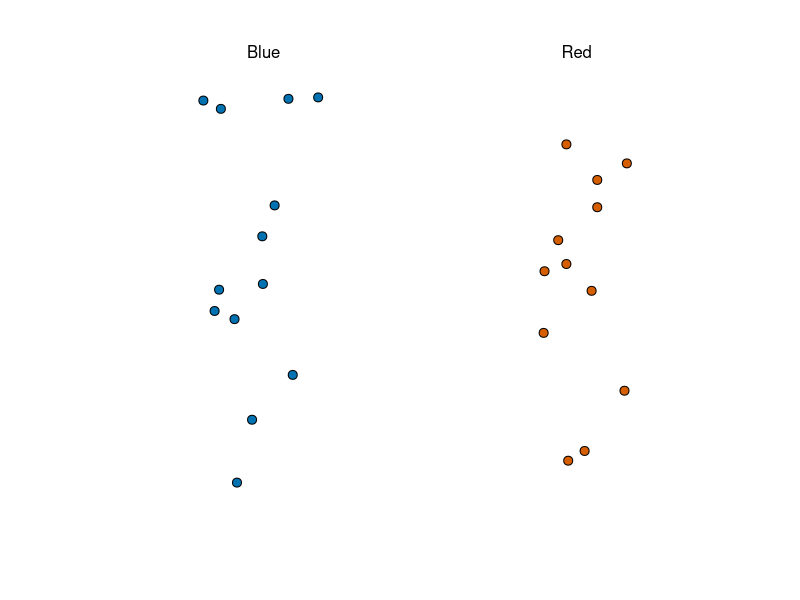
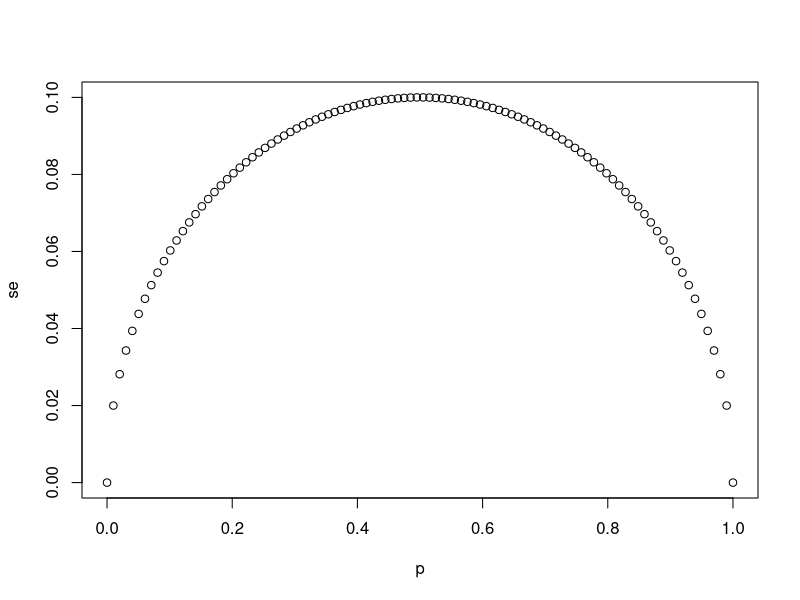
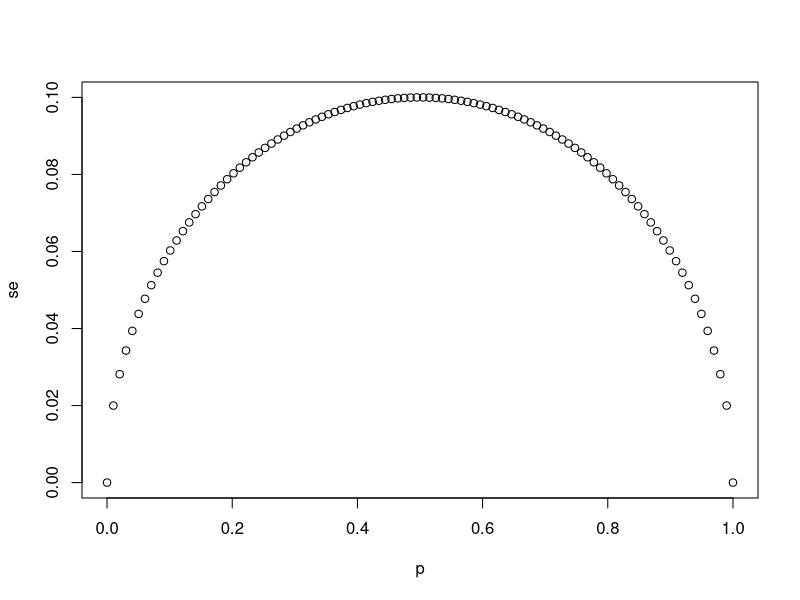
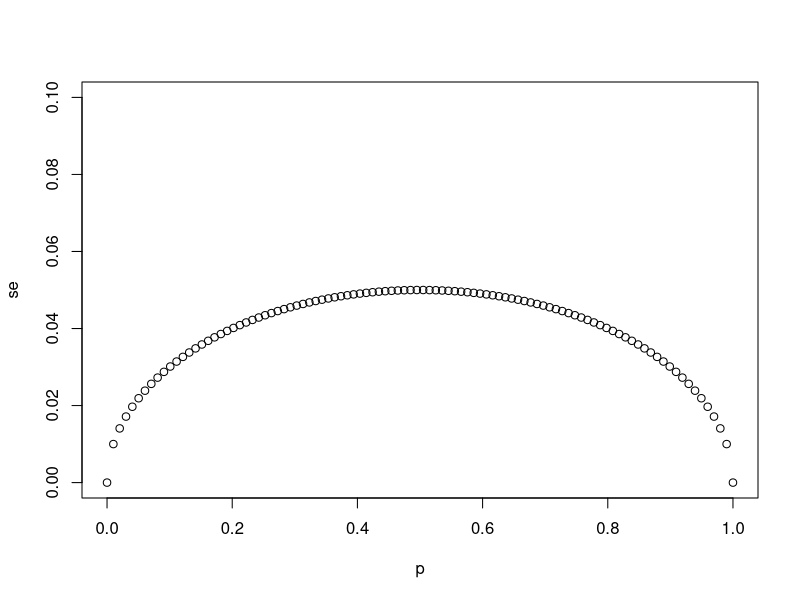
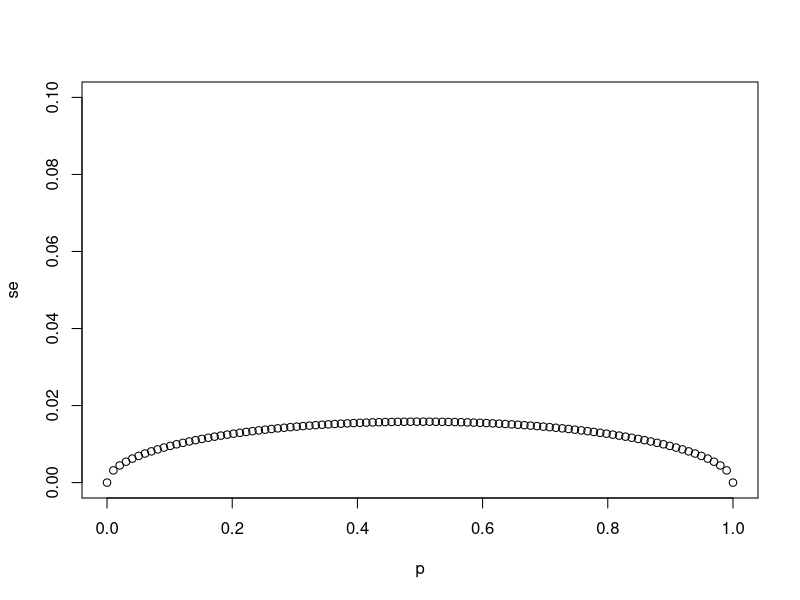
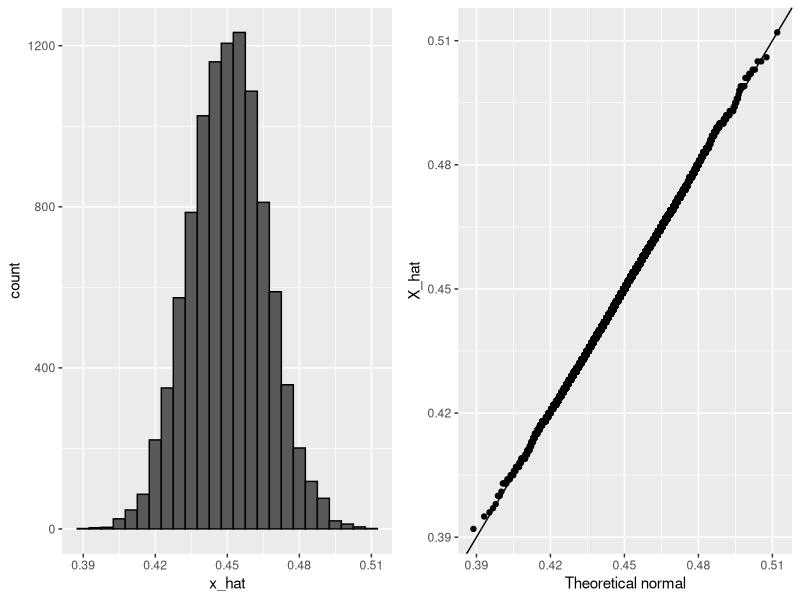
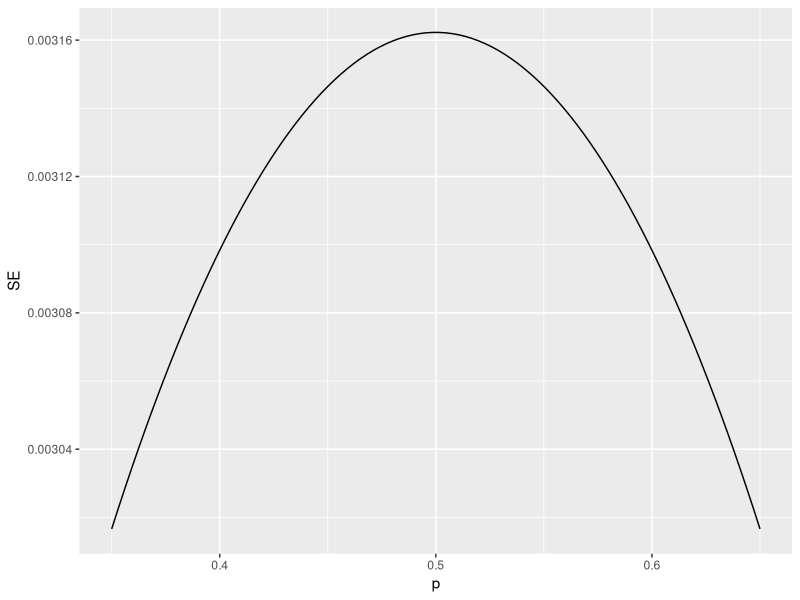
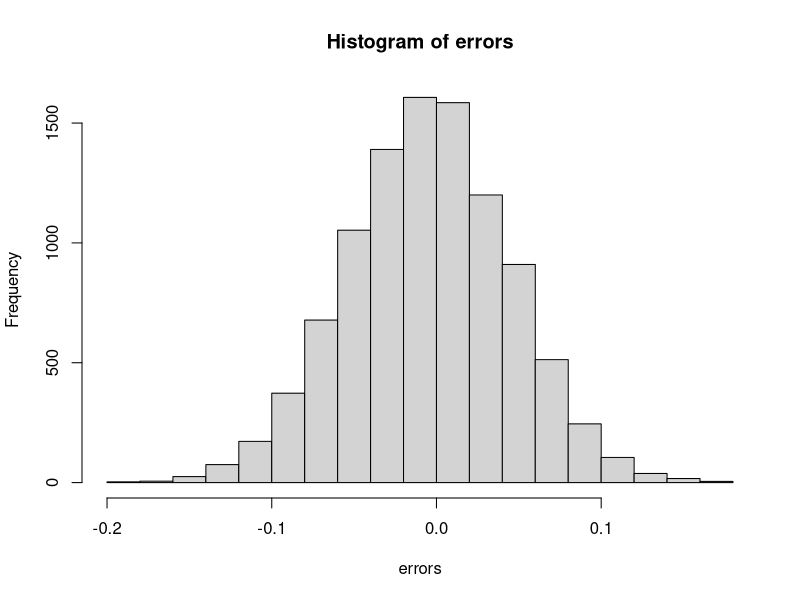

Generate these figures, in order, with R:
## ---- chunk 1
knitr::opts_chunk$set(echo = TRUE)
## ---- chunk 2
if(!require(tidyverse)) install.packages("tidyverse")
if(!require(dslabs)) install.packages("dslabs")

library(tidyverse)
library(dslabs)
take_poll(25)    # draw 25 beads
## ---- chunk 3
# `N` represents the number of people polled
N <- 25

# Create a variable `p` that contains 100 proportions ranging from 0 to 1 using the `seq` function
p <- seq(0, 1, length.out = 100)

# Create a variable `se` that contains the standard error of each sample average
se <- sqrt(p * (1 - p)/N)

# Plot `p` on the x-axis and `se` on the y-axis
plot(p,se)
## ---- chunk 4
# The vector `p` contains 100 proportions of Democrats ranging from 0 to 1 using the `seq` function
p <- seq(0, 1, length = 100)

# The vector `sample_sizes` contains the three sample sizes
sample_sizes <- c(25, 100, 1000)

# Write a for-loop that calculates the standard error `se` for every value of `p` for each of the three samples sizes `N` in the vector `sample_sizes`. Plot the three graphs, using the `ylim` argument to standardize the y-axis across all three plots.
for (N in sample_sizes)
{
se <- sqrt(p * (1 - p)/N)
plot(p,se,ylim = c(0,0.1))
}
## ---- chunk 5
# `N` represents the number of people polled
N <- 25

# `p` represents the proportion of Democratic voters
p <- 0.45

# Calculate the standard error of the spread. Print this value to the console.
2*sqrt((p*(1-p)/N))
## ---- chunk 6
X_hat <- 0.48
se <- sqrt(X_hat*(1-X_hat)/25)
pnorm(0.01/se) - pnorm(-0.01/se)
## ---- chunk 7
p <- 0.45    # unknown p to estimate
N <- 1000

# simulate one poll of size N and determine x_hat
x <- sample(c(0,1), size = N, replace = TRUE, prob = c(1-p, p))
x_hat <- mean(x)

# simulate B polls of size N and determine average x_hat
B <- 10000    # number of replicates
N <- 1000    # sample size per replicate
x_hat <- replicate(B, {
    x <- sample(c(0,1), size = N, replace = TRUE, prob = c(1-p, p))
    mean(x)
})
## ---- chunk 8
if(!require(gridExtra)) install.packages("gridExtra")

library(gridExtra)
p1 <- data.frame(x_hat = x_hat) %>%
    ggplot(aes(x_hat)) +
    geom_histogram(binwidth = 0.005, color = "black")
p2 <- data.frame(x_hat = x_hat) %>%
    ggplot(aes(sample = x_hat)) +
    stat_qq(dparams = list(mean = mean(x_hat), sd = sd(x_hat))) +
    geom_abline() +
    ylab("X_hat") +
    xlab("Theoretical normal")
grid.arrange(p1, p2, nrow=1)
## ---- chunk 9
N <- 100000
p <- seq(0.35, 0.65, length = 100)
SE <- sapply(p, function(x) 2*sqrt(x*(1-x)/N))
data.frame(p = p, SE = SE) %>%
    ggplot(aes(p, SE)) +
    geom_line()
## ---- chunk 10
# Write a function called `take_sample` that takes `p` and `N` as arguements and returns the average value of a randomly sampled population.
take_sample <- function(p, N) {
  x <- sample(c(0,1), size = N, replace = TRUE, prob = c(1-p, p))
  return(mean(x))
}

# Use the `set.seed` function to make sure your answer matches the expected result after random sampling
set.seed(1)

# Define `p` as the proportion of Democrats in the population being polled
p <- 0.45

# Define `N` as the number of people polled
N <- 100

# Call the `take_sample` function to determine the sample average of `N` randomly selected people from a population containing a proportion of Democrats equal to `p`. Print this value to the console.
take_sample(p, N)
## ---- chunk 11
# Define `p` as the proportion of Democrats in the population being polled
p <- 0.45

# Define `N` as the number of people polled
N <- 100

# The variable `B` specifies the number of times we want the sample to be replicated
B <- 10000

# Use the `set.seed` function to make sure your answer matches the expected result after random sampling
set.seed(1)

# Create an objected called `errors` that replicates subtracting the result of the `take_sample` function from `p` for `B` replications
errors <- replicate(B, p - take_sample(p, N))

# Calculate the mean of the errors. Print this value to the console.
mean(errors)
hist(errors)
## ---- chunk 12
# Define `p` as the proportion of Democrats in the population being polled
p <- 0.45

# Define `N` as the number of people polled
N <- 100

# The variable `B` specifies the number of times we want the sample to be replicated
B <- 10000

# Use the `set.seed` function to make sure your answer matches the expected result after random sampling
set.seed(1)

# We generated `errors` by subtracting the estimate from the actual proportion of Democratic voters
errors <- replicate(B, p - take_sample(p, N))

# Calculate the mean of the absolute value of each simulated error. Print this value to the console.
mean(abs(errors))
## ---- chunk 13
# Define `p` as the proportion of Democrats in the population being polled
p <- 0.45

# Define `N` as the number of people polled
N <- 100

# The variable `B` specifies the number of times we want the sample to be replicated
B <- 10000

# Use the `set.seed` function to make sure your answer matches the expected result after random sampling
set.seed(1)

# We generated `errors` by subtracting the estimate from the actual proportion of Democratic voters
errors <- replicate(B, p - take_sample(p, N))

# Calculate the standard deviation of `errors`
sqrt(mean(errors^2))
## ---- chunk 14
# Define `p` as the expected value equal to 0.45
p <- 0.45

# Define `N` as the sample size
N <- 100

# Calculate the standard error
sqrt(p*(1-p)/N)
## ---- chunk 15
# Define `p` as a proportion of Democratic voters to simulate
p <- 0.45

# Define `N` as the sample size
N <- 100

# Use the `set.seed` function to make sure your answer matches the expected result after random sampling
set.seed(1)

# Define `X` as a random sample of `N` voters with a probability of picking a Democrat ('1') equal to `p`
X <- sample(c(0,1), size = N, replace = TRUE, prob = c(1-p, p))

# Define `X_bar` as the average sampled proportion
X_bar <- mean(X)

# Calculate the standard error of the estimate. Print the result to the console.
se <- sqrt((X_bar*(1-X_bar)/N))
se
## ---- chunk 16
N <- seq(100, 5000, len = 100)
p <- 0.5
se <- sqrt(p*(1-p)/N)
plot(se, N)
## ---- chunk 17
# Define `p` as the proportion of Democrats in the population being polled
p <- 0.45

# Define `N` as the number of people polled
N <- 100

# The variable `B` specifies the number of times we want the sample to be replicated
B <- 10000

# Use the `set.seed` function to make sure your answer matches the expected result after random sampling
set.seed(1)

# Generate `errors` by subtracting the estimate from the actual proportion of Democratic voters
errors <- replicate(B, p - take_sample(p, N))

# Generate a qq-plot of `errors` with a qq-line showing a normal distribution
qqnorm(errors)
qqline(errors)
## ---- chunk 18
# Define `p` as the proportion of Democrats in the population being polled
p <- 0.45

# Define `N` as the number of people polled
N <- 100

# Calculate the probability that the estimated proportion of Democrats in the population is greater than 0.5. Print this value to the console.

1-pnorm(0.5, p, sqrt(p*(1-p)/N))
## ---- chunk 19
# Define `N` as the number of people polled
N <-100

# Define `X_hat` as the sample average
X_hat <- 0.51

# Define `se_hat` as the standard error of the sample average
se_hat <- sqrt(X_hat*(1-X_hat)/N)

# Calculate the probability that the error is 0.01 or larger
1-pnorm(0.01,0,se_hat) + pnorm(-0.01,0,se_hat)
## ---- chunk 20
data("nhtemp")
data.frame(year = as.numeric(time(nhtemp)), temperature = as.numeric(nhtemp)) %>%
    ggplot(aes(year, temperature)) +
    geom_point() +
    geom_smooth() +
    ggtitle("Average Yearly Temperatures in New Haven")
## ---- chunk 21
p <- 0.45
N <- 1000
X <- sample(c(0,1), size = N, replace = TRUE, prob = c(1-p, p))    # generate N observations
X_hat <- mean(X)    # calculate X_hat
SE_hat <- sqrt(X_hat*(1-X_hat)/N)    # calculate SE_hat, SE of the mean of N observations
c(X_hat - 2*SE_hat, X_hat + 2*SE_hat)    # build interval of 2*SE above and below mean
## ---- chunk 22
z <- qnorm(0.995)    # calculate z to solve for 99% confidence interval
pnorm(qnorm(0.995))    # demonstrating that qnorm gives the z value for a given probability
pnorm(qnorm(1-0.995))    # demonstrating symmetry of 1-qnorm
pnorm(z) - pnorm(-z)    # demonstrating that this z value gives correct probability for interval
## ---- chunk 23
B <- 10000
inside <- replicate(B, {
    X <- sample(c(0,1), size = N, replace = TRUE, prob = c(1-p, p))
    X_hat <- mean(X)
    SE_hat <- sqrt(X_hat*(1-X_hat)/N)
    between(p, X_hat - 2*SE_hat, X_hat + 2*SE_hat)    # TRUE if p in confidence interval
})
mean(inside)
## ---- chunk 24
N <- 25
X_hat <- 0.48
(2*X_hat - 1) + c(-2, 2)*2*sqrt(X_hat*(1-X_hat)/N)
## ---- chunk 25
N <- 100    # sample size
z <- sqrt(N) * 0.02/0.5    # spread of 0.02
1 - (pnorm(z) - pnorm(-z))
## ---- chunk 26
# Load the data
data(polls_us_election_2016)

# Generate an object `polls` that contains data filtered for polls that ended on or after October 31, 2016 in the United States
polls <- filter(polls_us_election_2016, enddate >= "2016-10-31" & state == "U.S.")

# How many rows does `polls` contain? Print this value to the console.
nrow(polls)

# Assign the sample size of the first poll in `polls` to a variable called `N`. Print this value to the console.
N <- head(polls$samplesize,1)
N

# For the first poll in `polls`, assign the estimated percentage of Clinton voters to a variable called `X_hat`. Print this value to the console.
X_hat <- (head(polls$rawpoll_clinton,1)/100)
X_hat

# Calculate the standard error of `X_hat` and save it to a variable called `se_hat`. Print this value to the console.
se_hat <- sqrt(X_hat*(1-X_hat)/N)
se_hat

# Use `qnorm` to calculate the 95% confidence interval for the proportion of Clinton voters. Save the lower and then the upper confidence interval to a variable called `ci`.
ci <- c(X_hat - qnorm(0.975)*se_hat, X_hat + qnorm(0.975)*se_hat)
ci
## ---- chunk 27
# The `polls` object that filtered all the data by date and nation has already been loaded. Examine it using the `head` function.
head(polls)

# Create a new object called `pollster_results` that contains columns for pollster name, end date, X_hat, se_hat, lower confidence interval, and upper confidence interval for each poll.
polls <- mutate(polls, X_hat = polls$rawpoll_clinton/100, se_hat = sqrt(X_hat*(1-X_hat)/polls$samplesize), lower = X_hat - qnorm(0.975)*se_hat, upper = X_hat + qnorm(0.975)*se_hat)
pollster_results <- select(polls, pollster, enddate, X_hat, se_hat, lower, upper)
pollster_results
## ---- chunk 28
# The `pollster_results` object has already been loaded. Examine it using the `head` function.
head(pollster_results)

# Add a logical variable called `hit` that indicates whether the actual value exists within the confidence interval of each poll. Summarize the average `hit` result to determine the proportion of polls with confidence intervals include the actual value. Save the result as an object called `avg_hit`.
avg_hit <- pollster_results %>% mutate(hit=(lower<0.482 & upper>0.482)) %>% summarize(mean(hit))
avg_hit
## ---- chunk 29
# Add a statement to this line of code that will add a new column named `d_hat` to `polls`. The new column should contain the difference in the proportion of voters.
polls <- polls_us_election_2016 %>% filter(enddate >= "2016-10-31" & state == "U.S.")  %>%
  mutate(d_hat = rawpoll_clinton/100 - rawpoll_trump/100)

# Assign the sample size of the first poll in `polls` to a variable called `N`. Print this value to the console.
N <- polls$samplesize[1]
N

# Assign the difference `d_hat` of the first poll in `polls` to a variable called `d_hat`. Print this value to the console.
d_hat <- polls$d_hat[1]
d_hat

# Assign proportion of votes for Clinton to the variable `X_hat`.
X_hat <- (d_hat+1)/2
X_hat

# Calculate the standard error of the spread and save it to a variable called `se_hat`. Print this value to the console.
se_hat <- 2*sqrt(X_hat*(1-X_hat)/N)
se_hat


# Use `qnorm` to calculate the 95% confidence interval for the difference in the proportions of voters. Save the lower and then the upper confidence interval to a variable called `ci`.
ci <- c(d_hat - qnorm(0.975)*se_hat, d_hat + qnorm(0.975)*se_hat)
ci
## ---- chunk 30
# The subset `polls` data with 'd_hat' already calculated has been loaded. Examine it using the `head` function.
head(polls)

# Create a new object called `pollster_results` that contains columns for pollster name, end date, d_hat, lower confidence interval of d_hat, and upper confidence interval of d_hat for each poll.
d_hat = polls$rawpoll_clinton/100 - polls$rawpoll_trump/100
X_hat = (d_hat + 1) / 2
polls <- mutate(polls, X_hat, se_hat = 2 * sqrt(X_hat * (1 - X_hat) / samplesize), lower = d_hat - qnorm(0.975)*se_hat, upper = d_hat + qnorm(0.975)*se_hat)
pollster_results <- select(polls, pollster, enddate, d_hat, lower, upper)
pollster_results
## ---- chunk 31
# The `pollster_results` object has already been loaded. Examine it using the `head` function.
head(pollster_results)

# Add a logical variable called `hit` that indicates whether the actual value (0.021) exists within the confidence interval of each poll. Summarize the average `hit` result to determine the proportion of polls with confidence intervals include the actual value. Save the result as an object called `avg_hit`.
avg_hit <- pollster_results %>% mutate(hit=(lower<0.021 & upper>0.021)) %>% summarize(mean(hit))
avg_hit
## ---- chunk 32
# The `polls` object has already been loaded. Examine it using the `head` function.
head(polls)

# Add variable called `error` to the object `polls` that contains the difference between d_hat and the actual difference on election day. Then make a plot of the error stratified by pollster.
error <- polls$d_hat - 0.021
polls <- mutate(polls, error)
polls %>% ggplot(aes(x = pollster, y = error)) +
  geom_point() +
  theme(axis.text.x = element_text(angle = 90, hjust = 1))
## ---- chunk 33
# The `polls` object has already been loaded. Examine it using the `head` function.
head(polls)

# Add variable called `error` to the object `polls` that contains the difference between d_hat and the actual difference on election day. Then make a plot of the error stratified by pollster, but only for pollsters who took 5 or more polls.
error <- polls$d_hat - 0.021
polls <- mutate(polls, error)
polls %>% group_by(pollster) %>% filter(n() >= 5) 
polls %>% ggplot(aes(x = pollster, y = error)) +
  geom_point() +
  theme(axis.text.x = element_text(angle = 90, hjust = 1))
## ---- chunk 34
d <- 0.039
Ns <- c(1298, 533, 1342, 897, 774, 254, 812, 324, 1291, 1056, 2172, 516)
p <- (d+1)/2

# calculate confidence intervals of the spread
confidence_intervals <- sapply(Ns, function(N){
    X <- sample(c(0,1), size=N, replace=TRUE, prob = c(1-p, p))
    X_hat <- mean(X)
    SE_hat <- sqrt(X_hat*(1-X_hat)/N)
    2*c(X_hat, X_hat - 2*SE_hat, X_hat + 2*SE_hat) - 1
})

# generate a data frame storing results
polls <- data.frame(poll = 1:ncol(confidence_intervals),
                    t(confidence_intervals), sample_size = Ns)
names(polls) <- c("poll", "estimate", "low", "high", "sample_size")
polls
## ---- chunk 35
d_hat <- polls %>%
    summarize(avg = sum(estimate*sample_size) / sum(sample_size)) %>%
    .$avg

p_hat <- (1+d_hat)/2
moe <- 2*1.96*sqrt(p_hat*(1-p_hat)/sum(polls$sample_size))   
round(d_hat*100,1)
round(moe*100, 1)
## ---- chunk 36
names(polls_us_election_2016)

# keep only national polls from week before election with a grade considered reliable
polls <- polls_us_election_2016 %>%
    filter(state == "U.S." & enddate >= "2016-10-31" &
               (grade %in% c("A+", "A", "A-", "B+") | is.na(grade)))

# add spread estimate
polls <- polls %>%
    mutate(spread = rawpoll_clinton/100 - rawpoll_trump/100)

# compute estimated spread for combined polls
d_hat <- polls %>%
    summarize(d_hat = sum(spread * samplesize) / sum(samplesize)) %>%
    .$d_hat

# compute margin of error
p_hat <- (d_hat+1)/2
moe <- 1.96 * 2 * sqrt(p_hat*(1-p_hat)/sum(polls$samplesize))

# histogram of the spread
polls %>%
    ggplot(aes(spread)) +
    geom_histogram(color="black", binwidth = .01)
## ---- chunk 37
# number of polls per pollster in week before election
polls %>% group_by(pollster) %>% summarize(n())

# plot results by pollsters with at least 6 polls
polls %>% group_by(pollster) %>%
    filter(n() >= 6) %>%
    ggplot(aes(pollster, spread)) +
    geom_point() +
    theme(axis.text.x = element_text(angle = 90, hjust = 1))

# standard errors within each pollster
polls %>% group_by(pollster) %>%
    filter(n() >= 6) %>%
    summarize(se = 2 * sqrt(p_hat * (1-p_hat) / median(samplesize)))
## ---- chunk 38
# collect last result before the election for each pollster
one_poll_per_pollster <- polls %>% group_by(pollster) %>%
    filter(enddate == max(enddate)) %>%      # keep latest poll
    ungroup()

# histogram of spread estimates
one_poll_per_pollster %>%
    ggplot(aes(spread)) + geom_histogram(binwidth = 0.01)

# construct 95% confidence interval
results <- one_poll_per_pollster %>%
    summarize(avg = mean(spread), se = sd(spread)/sqrt(length(spread))) %>%
    mutate(start = avg - 1.96*se, end = avg + 1.96*se)
round(results*100, 1)
## ---- chunk 39
data(heights)

# Make a vector of heights from all males in the population
x <- heights %>% filter(sex == "Male") %>%
  .$height

# Calculate the population average. Print this value to the console.
gemiddelde_lengte <- mean(x)
gemiddelde_lengte

# Calculate the population standard deviation. Print this value to the console.
standaard_deviatie <- sd(x)
standaard_deviatie
## ---- chunk 40
# The vector of all male heights in our population `x` has already been loaded for you. You can examine the first six elements using `head`.
head(x)

# Use the `set.seed` function to make sure your answer matches the expected result after random sampling
set.seed(1)

# Define `N` as the number of people measured
N <- 50

# Define `X` as a random sample from our population `x`
X <- sample(x, N, replace = TRUE)
X

# Calculate the sample average. Print this value to the console.
mu <- mean(X)
mu

# Calculate the sample standard deviation. Print this value to the console.
sigma <- sd(X)
sigma
## ---- chunk 41
# The vector of all male heights in our population `x` has already been loaded for you. You can examine the first six elements using `head`.
head(x)

# Use the `set.seed` function to make sure your answer matches the expected result after random sampling
set.seed(1)

# Define `N` as the number of people measured
N <- 50

# Define `X` as a random sample from our population `x`
X <- sample(x, N, replace = TRUE)

# Define `se` as the standard error of the estimate. Print this value to the console.
X_hat <- mean(X)
se <- sd(X)/sqrt(N)
se

# Construct a 95% confidence interval for the population average based on our sample. Save the lower and then the upper confidence interval to a variable called `ci`.
# Construct a 95% confidence interval for the population average based on our sample. Save the lower and then the upper confidence interval to a variable called `ci`.
ci <- c(qnorm(0.025, X_hat, se), qnorm(0.975, X_hat, se))
ci
## ---- chunk 42
# Define `mu` as the population average
mu <- mean(x)

# Use the `set.seed` function to make sure your answer matches the expected result after random sampling
set.seed(1)

# Define `N` as the number of people measured
N <- 50

# Define `B` as the number of times to run the model
B <- 10000

# Define an object `res` that contains a logical vector for simulated intervals that contain mu
res <- replicate(B, {
  X <- sample(x, N, replace = TRUE)
  se <- sd(X) / sqrt(N)
  interval <- c(qnorm(0.025, mean(X), se) , qnorm(0.975, mean(X), se))
  between(mu, interval[1], interval[2])
})

# Calculate the proportion of results in `res` that include mu. Print this value to the console.
mean(res)
## ---- chunk 43
# These lines of code filter for the polls we want and calculate the spreads
polls <- polls_us_election_2016 %>% 
  filter(pollster %in% c("Rasmussen Reports/Pulse Opinion Research","The Times-Picayune/Lucid") &
           enddate >= "2016-10-15" &
           state == "U.S.") %>% 
  mutate(spread = rawpoll_clinton/100 - rawpoll_trump/100) 

# Make a boxplot with points of the spread for each pollster
polls %>% ggplot(aes(pollster, spread)) + geom_boxplot() + geom_point()
## ---- chunk 44
# The `polls` data have already been loaded for you. Use the `head` function to examine them.
head(polls)

# Create an object called `sigma` that contains a column for `pollster` and a column for `s`, the standard deviation of the spread
sigma <- polls %>% group_by(pollster) %>% summarize(s = sd(spread))

# Print the contents of sigma to the console
sigma
## ---- chunk 45
# The `polls` data have already been loaded for you. Use the `head` function to examine them.
head(polls)

# Create an object called `res` that summarizes the average, standard deviation, and number of polls for the two pollsters.
res <- polls %>% group_by(pollster) %>% summarise(avg = mean(spread), s = sd(spread), N=n())

# Store the difference between the larger average and the smaller in a variable called `estimate`. Print this value to the console.
estimate <- max(res$avg) - min(res$avg)
estimate

# Store the standard error of the estimates as a variable called `se_hat`. Print this value to the console.
se_hat <- sqrt(res$s[2]^2/res$N[2] + res$s[1]^2/res$N[1])
se_hat

# Calculate the 95% confidence interval of the spreads. Save the lower and then the upper confidence interval to a variable called `ci`.
ci <- c(estimate - qnorm(0.975)*se_hat, estimate + qnorm(0.975)*se_hat)
ci
## ---- chunk 46
# We made an object `res` to summarize the average, standard deviation, and number of polls for the two pollsters.
res <- polls %>% group_by(pollster) %>% 
  summarize(avg = mean(spread), s = sd(spread), N = n()) 

# The variables `estimate` and `se_hat` contain the spread estimates and standard error, respectively.
estimate <- res$avg[2] - res$avg[1]
se_hat <- sqrt(res$s[2]^2/res$N[2] + res$s[1]^2/res$N[1])

# Calculate the p-value
2 * (1 - pnorm(estimate / se_hat, 0, 1))
## ---- chunk 47
# Execute the following lines of code to filter the polling data and calculate the spread
polls <- polls_us_election_2016 %>% 
  filter(enddate >= "2016-10-15" &
           state == "U.S.") %>%
  group_by(pollster) %>%
  filter(n() >= 5) %>% 
  mutate(spread = rawpoll_clinton/100 - rawpoll_trump/100) %>%
  ungroup()

# Create an object called `var` that contains columns for the pollster, mean spread, and standard deviation. Print the contents of this object to the console.
var <- polls %>% group_by(pollster) %>% summarise(avg = mean(spread), s = sd(spread))
var
## ---- chunk 48
# suggested libraries and options
library(tidyverse)
options(digits = 3)
# load brexit_polls object
library(dslabs)
data(brexit_polls)
## ---- chunk 49
p <- 0.481    # official proportion voting "Remain"
d <- 2*p-1    # official spread
## ---- chunk 50
# The final proportion of voters choosing "Remain" was p=0.481. Consider a poll with a sample of N=1500 voters.
N <- 1500
# What is the expected total number of voters in the sample choosing "Remain"?
nb_remain <- N*p
nb_remain
# What is the standard error of the total number of voters in the sample choosing "Remain"?
se_remain <- sqrt(N*p*(1-p))
se_remain
# What is the expected value of X_bar, the proportion of "Remain" voters?
X_bar <- p
X_bar
# What is the standard error of X_bar, the proportion of "Remain" voters?
se <- sqrt(p*(1-p)/N)
se
# What is the expected value of d, the spread between the proportion of "Remain" voters and "Leave" voters?
d <- 2*p-1
d
# What is the standard error of d, the spread between the proportion of "Remain" voters and "Leave" voters?
2 * se
## ---- chunk 51
head(brexit_polls)
brexit_polls <- brexit_polls %>%
        mutate(x_hat = (spread+1)/2)
# What is the average of the observed spreads (spread)?
mean(brexit_polls$spread)
 
# What is the standard deviation of the observed spreads?
sd(brexit_polls$spread)
# What is the average of x_hat, the estimates of the parameter p?
mean(brexit_polls$x_hat)
 
# What is the standard deviation of x_hat?
sd(brexit_polls$x_hat)
## ---- chunk 52
brexit_polls[1,]
# Use qnorm to compute the 95% confidence interval for X_hat.
# What is the lower bound of the 95% confidence interval?
brexit_polls[1,]$x_hat - qnorm(.975) * sqrt(brexit_polls[1,]$x_hat *(1-brexit_polls[1,]$x_hat)/brexit_polls[1,]$samplesize)
 
# What is the upper bound of the 95% confidence interval?
brexit_polls[1,]$x_hat + qnorm(.975) * sqrt(brexit_polls[1,]$x_hat *(1-brexit_polls[1,]$x_hat)/brexit_polls[1,]$samplesize)
 
# Does the 95% confidence interval predict a winner (does not cover p=0.5)? Does the 95% confidence interval cover the true value of p observed during the referendum?
# A: The interval predicts a winner but does not cover the true value of p
## ---- chunk 53
# suggested libraries and options
library(tidyverse)
options(digits = 3)
# load brexit_polls object and add x_hat column
library(dslabs)
data(brexit_polls)
brexit_polls <- brexit_polls %>%
    mutate(x_hat = (spread + 1)/2)
# final proportion voting "Remain"
p <- 0.481
## ---- chunk 54
d <- -0.038
june_polls <- brexit_polls %>%
  filter(enddate > "2016-06-01")
june_polls <- june_polls %>%
  mutate(se_x_hat = sqrt(x_hat*(1-x_hat)/samplesize),
           se_spread = 2 * se_x_hat,
           lower = spread - qnorm(.975) * se_spread,
           upper = spread + qnorm(.975) * se_spread,
           hit = (lower<=d & upper>=d))
head(june_polls)
# How many polls are in june_polls?
nrow(june_polls)
# What proportion of polls have a confidence interval that covers the value 0?
june_polls %>% summarize(mean(lower<=0 & upper>=0))
# What proportion of polls predict "Remain" (confidence interval entirely above 0)?
june_polls %>% summarize(mean(lower>0))
# What proportion of polls have a confidence interval covering the true value of d?
june_polls %>% summarize(mean(hit))
## ---- chunk 55
june_polls %>%
  group_by(pollster) %>%
  summarize(hit_rate=mean(hit), n()) %>%
  arrange(hit_rate)
## ---- chunk 56
june_polls %>% group_by(poll_type) %>%
  ggplot(aes(poll_type,spread)) +
  geom_boxplot()
## ---- chunk 57
combined_by_type <- june_polls %>%
        group_by(poll_type) %>%
        summarize(N = sum(samplesize),
                  spread = sum(spread*samplesize)/N,
                  p_hat = (spread + 1)/2)
res <- combined_by_type %>%
  mutate(
    se_spread = 2 * sqrt(p_hat * (1-p_hat) / N),
    ci_lower = spread - qnorm(.975) * se_spread,
    ci_upper = spread + qnorm(.975) * se_spread
    )
res
#What is the lower bound of the 95% confidence interval for online voters?
#What is the upper bound of the 95% confidence interval for online voters?
res %>%
  filter(poll_type == 'Online') %>%
  select(ci_lower, ci_upper)
## ---- chunk 58
# suggested libraries and options
library(tidyverse)
options(digits = 3)
# load brexit_polls object and add x_hat column
library(dslabs)
data(brexit_polls)
brexit_polls <- brexit_polls %>%
    mutate(x_hat = (spread + 1)/2)
# final proportion voting "Remain"
p <- 0.481
## ---- chunk 59
d <- -0.038
brexit_hit <- brexit_polls %>%
  mutate(p_hat = (spread + 1)/2,
         se_spread = 2*sqrt(p_hat*(1-p_hat)/samplesize),
         spread_lower = spread - qnorm(.975)*se_spread,
         spread_upper = spread + qnorm(.975)*se_spread,
         hit = spread_lower < d & spread_upper > d) %>%
  select(poll_type, hit)
## ---- chunk 60
head(brexit_hit)
res <- brexit_hit %>% 
  group_by(poll_type) %>%
  summarize(T=sum(hit), F=sum(!hit))
res
two_by_two <- tibble(hit=c(FALSE,TRUE), 
       'Online'=c(res[res$poll_type=='Online',]$F, 
                  res[res$poll_type=='Online',]$T),
       'Telephone'=c(res[res$poll_type!='Online',]$F, 
                  res[res$poll_type!='Online',]$T))
chisq_test <- two_by_two %>%
    select(-hit) %>%
  chisq.test()
chisq_test
# What is the p-value of the chi-squared test comparing the hit rate of online and telephone polls?
# A: 0.001
# Determine which poll type has a higher probability of producing a confidence interval that covers the correct value of the spread. Also determine whether this difference is statistically significant at a p-value cutoff of 0.05. Which of the following is true?
# A: Online polls are more likely to cover the correct value of the spread and this difference is statistically significant.
## ---- chunk 61
two_by_two
# Calculate the odds that an online poll generates a confidence interval that covers the actual value of the spread.
# Calculate the odds that a telephone poll generates a confidence interval that covers the actual value of the spread.
#Calculate the odds ratio to determine how many times larger the odds are for online polls to hit versus telephone polls.
odds_online <- two_by_two$Online[two_by_two$hit==TRUE] / two_by_two$Online[two_by_two$hit==FALSE]
odds_tel <- two_by_two$Telephone[two_by_two$hit==TRUE] / two_by_two$Telephone[two_by_two$hit==FALSE]
odds_online
odds_tel
odds_online / odds_tel
## ---- chunk 62
brexit_polls %>%
  ggplot(aes(enddate, spread, col=poll_type)) +
  geom_point() +
  geom_smooth(method = "loess", span=0.4) +
  geom_hline(aes(yintercept=-.038))
## ---- chunk 63
brexit_long <- brexit_polls %>%
    gather(vote, proportion, "remain":"undecided") %>%
    mutate(vote = factor(vote))
head(brexit_long)
# Make a graph of proportion over time colored by vote. Add a smooth trendline with geom_smooth and method = "loess" with a span of 0.3.
brexit_long %>%
  ggplot(aes(enddate, proportion, col=vote)) +
  geom_point() +
  geom_smooth(method = "loess", span=0.3)
